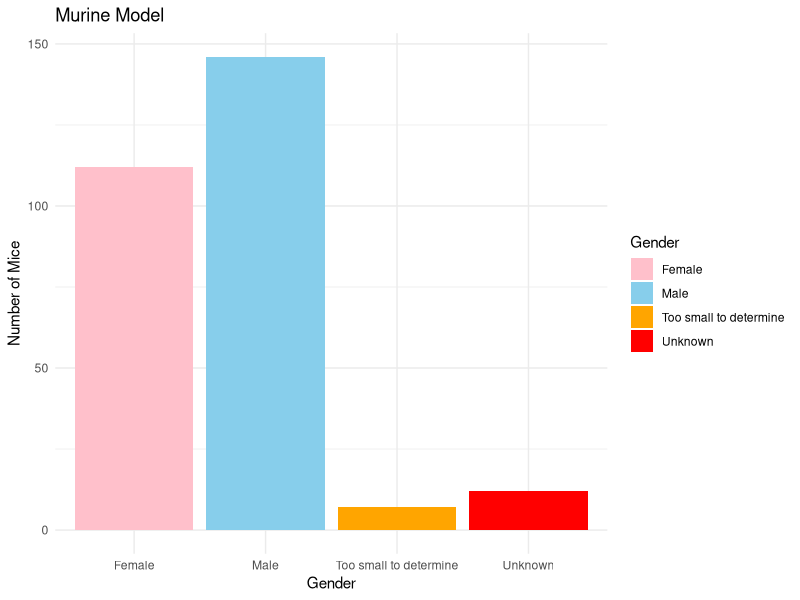

Here is the R script that generated this plot:
install.packages("ggplot2")
install.packages("dplyr")
library(ggplot2)
library(dplyr)

ggplot(data.frame(
  Gender = c("Female", "Male", "Unknown", "Too small to determine"),
  Total = c(112, 146, 12, 7)
), aes(x = Gender, y = Total, fill = Gender)) +
  geom_bar(stat = "identity") +
  labs(title = "Murine Model",
       x = "Gender",
       y = "Number of Mice") +
  theme_minimal() +
  scale_fill_manual(values = c("pink", "skyblue", "orange", "red"))
